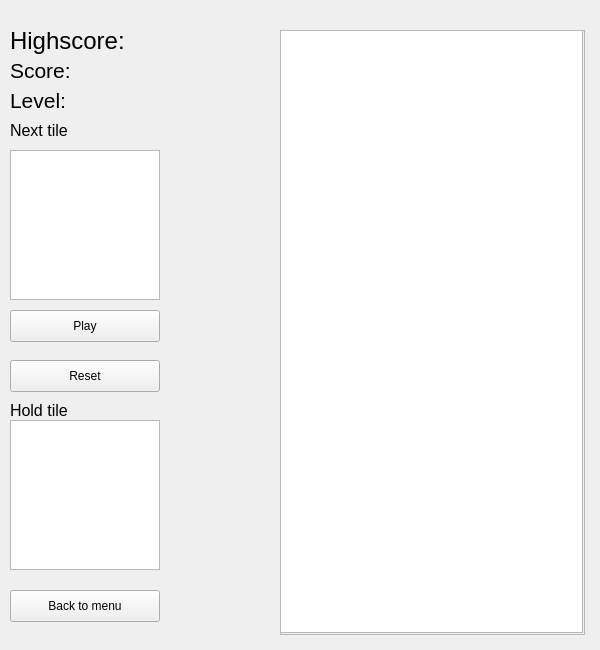
<?xml version="1.0" encoding="UTF-8"?>
<ui version="4.0">
 <class>Tetris</class>
 <widget class="QWidget" name="Tetris">
  <property name="geometry">
   <rect>
    <x>0</x>
    <y>0</y>
    <width>600</width>
    <height>650</height>
   </rect>
  </property>
  <property name="minimumSize">
   <size>
    <width>600</width>
    <height>600</height>
   </size>
  </property>
  <property name="maximumSize">
   <size>
    <width>600</width>
    <height>650</height>
   </size>
  </property>
  <property name="windowTitle">
   <string>Tetris</string>
  </property>
  <widget class="QFrame" name="board">
   <property name="geometry">
    <rect>
     <x>280</x>
     <y>30</y>
     <width>305</width>
     <height>605</height>
    </rect>
   </property>
   <property name="frameShape">
    <enum>QFrame::StyledPanel</enum>
   </property>
   <property name="frameShadow">
    <enum>QFrame::Raised</enum>
   </property>
   <widget class="QGraphicsView" name="boardView">
    <property name="geometry">
     <rect>
      <x>0</x>
      <y>0</y>
      <width>303</width>
      <height>603</height>
     </rect>
    </property>
    <property name="sizePolicy">
     <sizepolicy hsizetype="Fixed" vsizetype="Fixed">
      <horstretch>0</horstretch>
      <verstretch>0</verstretch>
     </sizepolicy>
    </property>
    <property name="minimumSize">
     <size>
      <width>300</width>
      <height>600</height>
     </size>
    </property>
    <property name="maximumSize">
     <size>
      <width>305</width>
      <height>605</height>
     </size>
    </property>
    <property name="verticalScrollBarPolicy">
     <enum>Qt::ScrollBarAlwaysOff</enum>
    </property>
    <property name="horizontalScrollBarPolicy">
     <enum>Qt::ScrollBarAlwaysOff</enum>
    </property>
   </widget>
  </widget>
  <widget class="QFrame" name="nextTileBoard">
   <property name="geometry">
    <rect>
     <x>10</x>
     <y>150</y>
     <width>150</width>
     <height>150</height>
    </rect>
   </property>
   <property name="frameShape">
    <enum>QFrame::StyledPanel</enum>
   </property>
   <property name="frameShadow">
    <enum>QFrame::Raised</enum>
   </property>
   <widget class="QGraphicsView" name="nextTileView">
    <property name="geometry">
     <rect>
      <x>0</x>
      <y>0</y>
      <width>150</width>
      <height>150</height>
     </rect>
    </property>
    <property name="sizePolicy">
     <sizepolicy hsizetype="Fixed" vsizetype="Fixed">
      <horstretch>0</horstretch>
      <verstretch>0</verstretch>
     </sizepolicy>
    </property>
    <property name="minimumSize">
     <size>
      <width>150</width>
      <height>150</height>
     </size>
    </property>
    <property name="maximumSize">
     <size>
      <width>150</width>
      <height>150</height>
     </size>
    </property>
    <property name="verticalScrollBarPolicy">
     <enum>Qt::ScrollBarAlwaysOff</enum>
    </property>
    <property name="horizontalScrollBarPolicy">
     <enum>Qt::ScrollBarAlwaysOff</enum>
    </property>
   </widget>
  </widget>
  <widget class="QLabel" name="scoreLabel">
   <property name="geometry">
    <rect>
     <x>10</x>
     <y>50</y>
     <width>200</width>
     <height>41</height>
    </rect>
   </property>
   <property name="font">
    <font>
     <pointsize>16</pointsize>
    </font>
   </property>
   <property name="text">
    <string>Score:</string>
   </property>
  </widget>
  <widget class="QLabel" name="highscoreLabel">
   <property name="geometry">
    <rect>
     <x>10</x>
     <y>20</y>
     <width>250</width>
     <height>41</height>
    </rect>
   </property>
   <property name="font">
    <font>
     <pointsize>18</pointsize>
    </font>
   </property>
   <property name="text">
    <string>Highscore:</string>
   </property>
  </widget>
  <widget class="QPushButton" name="playButton">
   <property name="geometry">
    <rect>
     <x>10</x>
     <y>310</y>
     <width>150</width>
     <height>32</height>
    </rect>
   </property>
   <property name="text">
    <string>Play</string>
   </property>
  </widget>
  <widget class="QPushButton" name="menuSettingsButton">
   <property name="geometry">
    <rect>
     <x>10</x>
     <y>590</y>
     <width>150</width>
     <height>32</height>
    </rect>
   </property>
   <property name="text">
    <string>Back to menu</string>
   </property>
  </widget>
  <widget class="QLabel" name="label_2">
   <property name="geometry">
    <rect>
     <x>10</x>
     <y>400</y>
     <width>250</width>
     <height>20</height>
    </rect>
   </property>
   <property name="font">
    <font>
     <pointsize>12</pointsize>
     <weight>50</weight>
     <bold>false</bold>
    </font>
   </property>
   <property name="text">
    <string>Hold tile</string>
   </property>
  </widget>
  <widget class="QLabel" name="label_3">
   <property name="geometry">
    <rect>
     <x>10</x>
     <y>120</y>
     <width>250</width>
     <height>20</height>
    </rect>
   </property>
   <property name="font">
    <font>
     <pointsize>12</pointsize>
    </font>
   </property>
   <property name="text">
    <string>Next tile</string>
   </property>
  </widget>
  <widget class="QGraphicsView" name="holdTileView">
   <property name="geometry">
    <rect>
     <x>10</x>
     <y>420</y>
     <width>150</width>
     <height>150</height>
    </rect>
   </property>
  </widget>
  <widget class="QLabel" name="levelLabel">
   <property name="geometry">
    <rect>
     <x>10</x>
     <y>90</y>
     <width>150</width>
     <height>20</height>
    </rect>
   </property>
   <property name="font">
    <font>
     <pointsize>16</pointsize>
    </font>
   </property>
   <property name="text">
    <string>Level:</string>
   </property>
  </widget>
  <widget class="QPushButton" name="restartButton">
   <property name="geometry">
    <rect>
     <x>10</x>
     <y>360</y>
     <width>150</width>
     <height>32</height>
    </rect>
   </property>
   <property name="text">
    <string>Reset</string>
   </property>
  </widget>
  <zorder>highscoreLabel</zorder>
  <zorder>playButton</zorder>
  <zorder>nextTileBoard</zorder>
  <zorder>board</zorder>
  <zorder>scoreLabel</zorder>
  <zorder>menuSettingsButton</zorder>
  <zorder>label_2</zorder>
  <zorder>label_3</zorder>
  <zorder>holdTileView</zorder>
  <zorder>levelLabel</zorder>
  <zorder>restartButton</zorder>
 </widget>
 <resources/>
 <connections/>
</ui>
